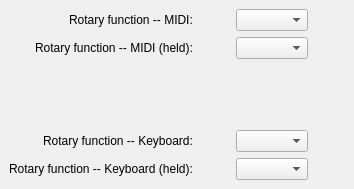
<?xml version="1.0" encoding="UTF-8"?>
<ui version="4.0">
 <class>DockWidget</class>
 <widget class="QDockWidget" name="DockWidget">
  <property name="geometry">
   <rect>
    <x>0</x>
    <y>0</y>
    <width>354</width>
    <height>189</height>
   </rect>
  </property>
  <property name="windowTitle">
   <string>DockWidget</string>
  </property>
  <widget class="QWidget" name="dockWidgetContents">
   <layout class="QVBoxLayout" name="verticalLayout">
    <item>
     <layout class="QGridLayout" name="rotaryOptionGrid">
      <property name="sizeConstraint">
       <enum>QLayout::SizeConstraint::SetDefaultConstraint</enum>
      </property>
      <item row="0" column="1" alignment="Qt::AlignmentFlag::AlignHCenter|Qt::AlignmentFlag::AlignVCenter">
       <widget class="QComboBox" name="rotaryMIDI"/>
      </item>
      <item row="3" column="0" alignment="Qt::AlignmentFlag::AlignRight|Qt::AlignmentFlag::AlignVCenter">
       <widget class="QLabel" name="rotKey_label">
        <property name="text">
         <string>Rotary function -- Keyboard:</string>
        </property>
       </widget>
      </item>
      <item row="2" column="0">
       <spacer name="verticalSpacer">
        <property name="orientation">
         <enum>Qt::Orientation::Vertical</enum>
        </property>
        <property name="sizeHint" stdset="0">
         <size>
          <width>20</width>
          <height>40</height>
         </size>
        </property>
       </spacer>
      </item>
      <item row="3" column="1" alignment="Qt::AlignmentFlag::AlignHCenter|Qt::AlignmentFlag::AlignVCenter">
       <widget class="QComboBox" name="rotaryKeyboard"/>
      </item>
      <item row="1" column="0" alignment="Qt::AlignmentFlag::AlignRight|Qt::AlignmentFlag::AlignVCenter">
       <widget class="QLabel" name="rotMIDI_held_label">
        <property name="text">
         <string>Rotary function -- MIDI (held):</string>
        </property>
       </widget>
      </item>
      <item row="0" column="0" alignment="Qt::AlignmentFlag::AlignRight|Qt::AlignmentFlag::AlignVCenter">
       <widget class="QLabel" name="rotMIDI_label">
        <property name="text">
         <string>Rotary function -- MIDI:</string>
        </property>
       </widget>
      </item>
      <item row="1" column="1" alignment="Qt::AlignmentFlag::AlignHCenter|Qt::AlignmentFlag::AlignVCenter">
       <widget class="QComboBox" name="rotaryMIDI_held"/>
      </item>
      <item row="4" column="0" alignment="Qt::AlignmentFlag::AlignRight|Qt::AlignmentFlag::AlignVCenter">
       <widget class="QLabel" name="rotKey_held_label">
        <property name="text">
         <string>Rotary function -- Keyboard (held):</string>
        </property>
       </widget>
      </item>
      <item row="4" column="1" alignment="Qt::AlignmentFlag::AlignHCenter|Qt::AlignmentFlag::AlignVCenter">
       <widget class="QComboBox" name="rotaryKeyboard_held"/>
      </item>
      <item row="2" column="1">
       <spacer name="verticalSpacer_2">
        <property name="orientation">
         <enum>Qt::Orientation::Vertical</enum>
        </property>
        <property name="sizeHint" stdset="0">
         <size>
          <width>20</width>
          <height>40</height>
         </size>
        </property>
       </spacer>
      </item>
     </layout>
    </item>
   </layout>
  </widget>
 </widget>
 <resources/>
 <connections/>
</ui>
